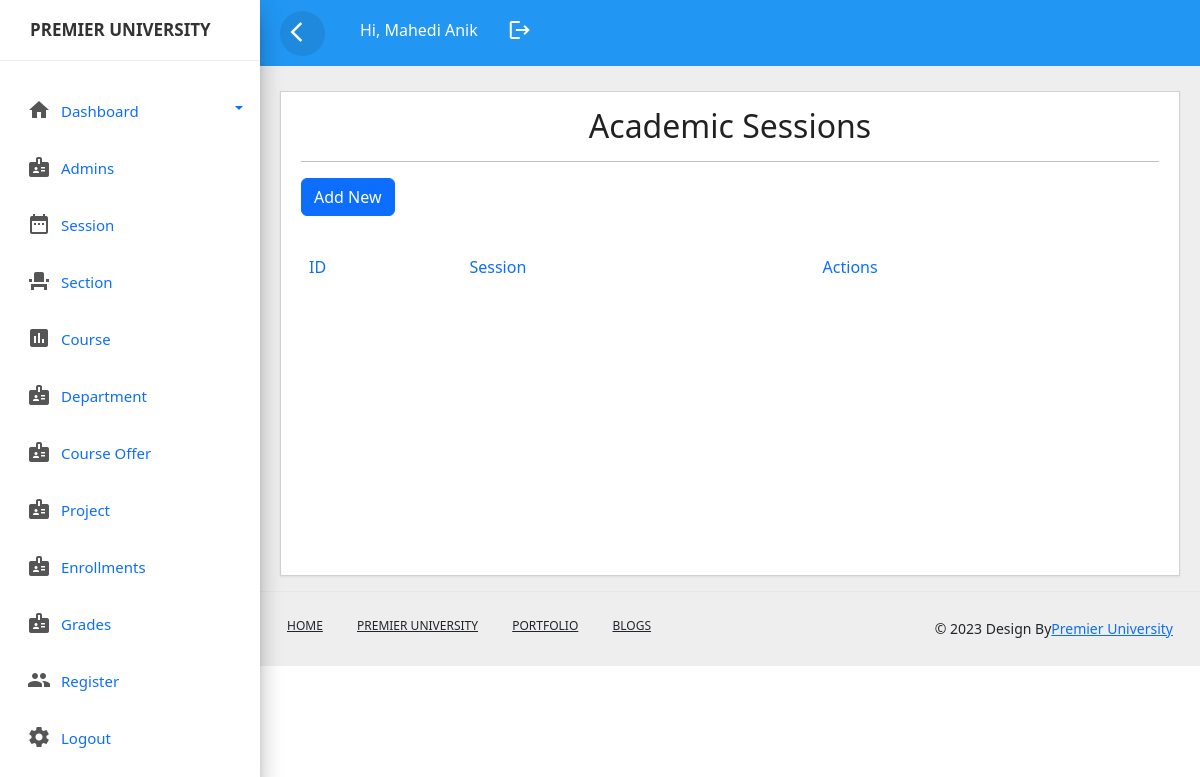
Before: /session.php (signed in) with the older database file.
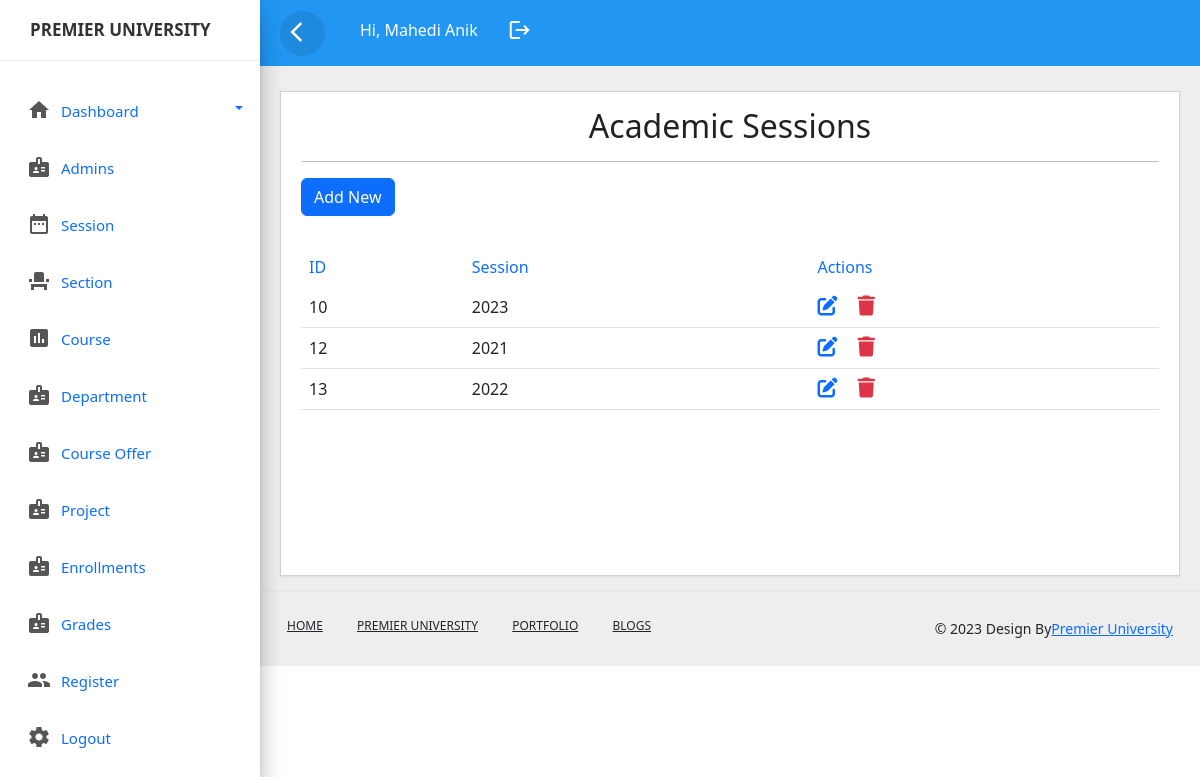
After: the same page with the newer database file.
### tables this page shows
CREATE TABLE `session` (
  `sessionid` int(11) NOT NULL,
  `session` varchar(50) NOT NULL
);

### session.php (the view, shortened to what this page needs)
<?php include_once('header.php');?>
<?php include_once('sidebar.php');?>
<?php include_once('top-header.php');?>
<!DOCTYPE html>
<html lang="en">
<head>
	<link rel="stylesheet" href="css/style.css">
 <link href="https://cdn.jsdelivr.net/npm/bootstrap@5.2.3/dist/css/bootstrap.min.css" rel="stylesheet">
 <link rel="stylesheet" href="https://cdnjs.cloudflare.com/ajax/libs/font-awesome/6.4.0/css/all.min.css" />
</head>
<body>
	<div class="main-content">
		<div class="row">
			<div class="col-lg-12 col-md-12">
				<div class="card" style="min-height:485px">
					<div class="card-header card-header-text">
						<h2 class="card-title" style="text-align: center;">Academic Sessions</h2>
						<hr>
						<a href="add_sesson.php" class="btn btn-primary mb-3">Add New</a>
					</div>
					<div class="card-content table-responsive">
						<table class="table table-hover">
							<thead class="text-primary">
								<tr><th>ID</th>
									<th>Session</th>
									<th>Actions</th>
								</tr>
							</thead>
							<tbody>
								<?php
									@include 'config.php';
									$query=mysqli_query($conn,"select * from `session`");
									while($row=mysqli_fetch_array($query)){
									?>
									<tr>
										<td><?php echo ucwords($row['sessionid']); ?></td>
										<td><?php echo ucwords($row['session']); ?></td>
										<td>
											 <a href="edit_session.php?id=<?php echo $row['sessionid'] ?>" ><i class="fa-solid fa-pen-to-square fs-5 me-3"></i></a>
             <a href="delete_session.php?id=<?php echo $row['sessionid'] ?>" class="link-danger"><i class="fa-solid fa-trash fs-5"></i></a>
										</td>
									</tr>
									<?php
									}
								?>
							</tbody>
						</table>
					</div>
				</div>
			</div>
		</div>
	</div>
		</body>
		<?php include_once('footer.php');?>
		</html>

Changed rows visible on the page:
added session: sessionid "10", session "2023"
added session: sessionid "12", session "2021"
added session: sessionid "13", session "2022"
